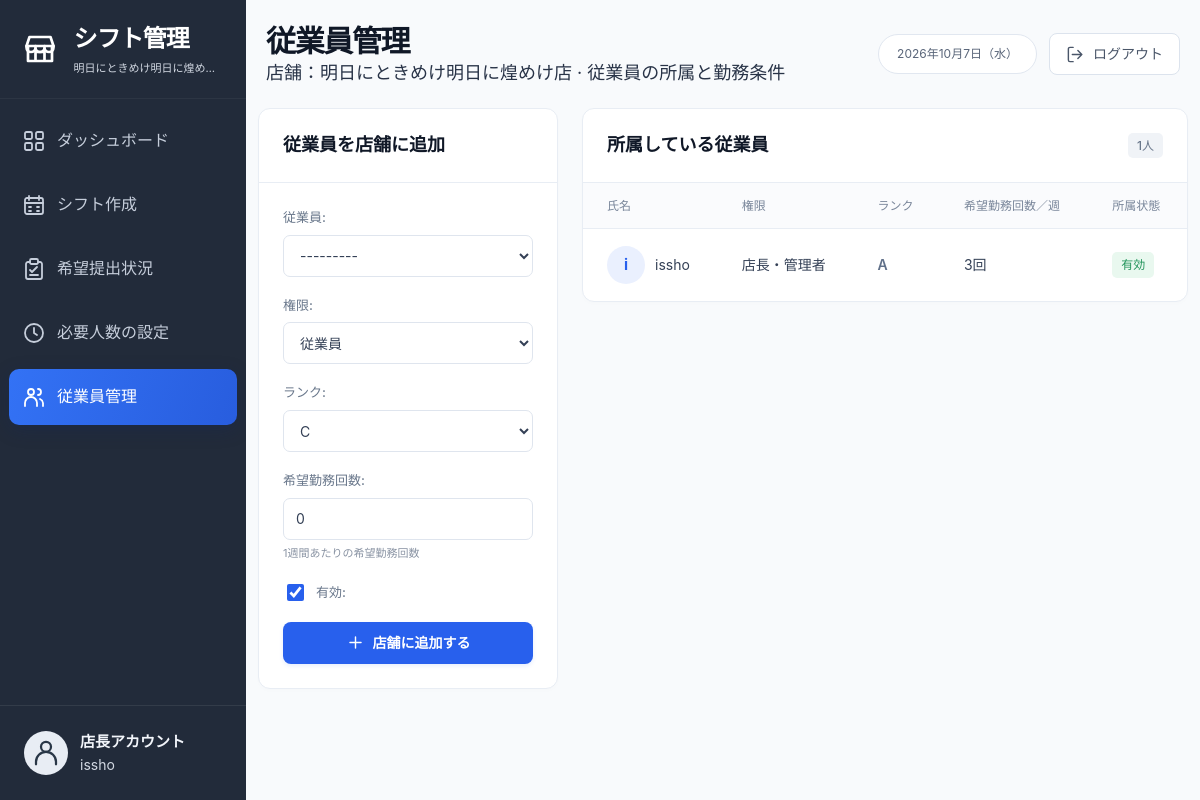
Before: /manager/staff/ (signed in) with the older database file.
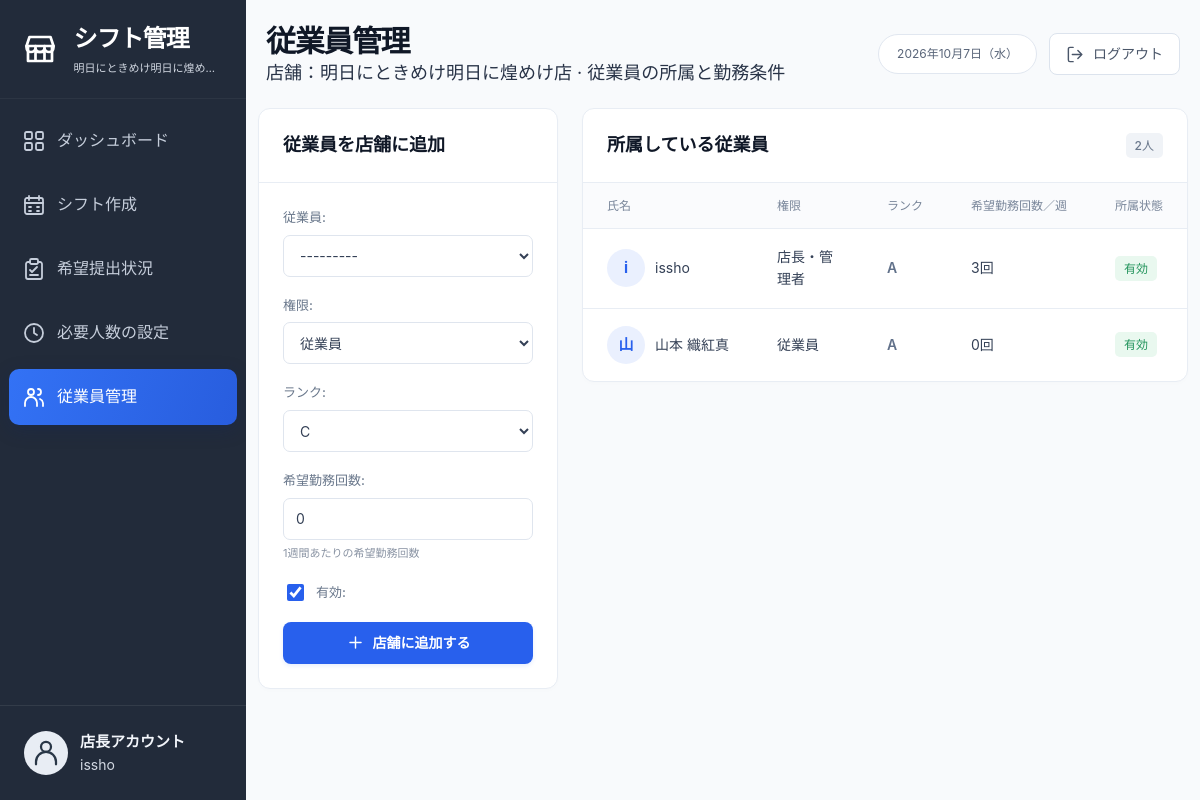
After: the same page with the newer database file.
### accounts/models.py (models this page shows, shortened)
class StoreMembership(models.Model):
    ROLE_CHOICES = [
        ("manager", "Manager"),
        ("staff", "Staff"),
    ]
    RANK_CHOICES = [
        ("A", "A"),
        ("B", "B"),
        ("C", "C"),
    ]
    user = models.ForeignKey(
        User,
        on_delete=models.CASCADE,
        related_name="store_memberships",
    )
    store = models.ForeignKey(
        Store,
        on_delete=models.CASCADE,
        related_name="memberships",
    )
    role = models.CharField(
        max_length=20,
        choices=ROLE_CHOICES,
        default="staff",
    )
    rank = models.CharField(
        max_length=1,
        choices=RANK_CHOICES,
        default="C",
    )
    desired_shifts_per_week = models.PositiveIntegerField(default=0)
    is_active = models.BooleanField(default=True)
    created_at = models.DateTimeField(auto_now_add=True)
    class Meta:
        unique_together = ("user", "store")

class User(AbstractUser):
    ROLE_CHOICES = [
        ("admin", "Admin"),
        ("staff", "Staff"),
    ]
    RANK_CHOICES = [
        ("A", "A"),
        ("B", "B"),
        ("C", "C"),
    ]
    last_name = models.CharField(
        "苗字",
        max_length=150,
        blank=True,
    )
    first_name = models.CharField(
        "名前",
        max_length=150,
        blank=True,
    )
    role = models.CharField(
        max_length=10,
        choices=ROLE_CHOICES,
        default="staff",
    )
    rank = models.CharField(
        max_length=1,
        choices=RANK_CHOICES,
        default="C",
    )
    desired_shifts_per_week = models.PositiveIntegerField(default=0)
    @property
    def full_name_japanese(self):
        full_name = f"{self.last_name} {self.first_name}".strip()
        return full_name or self.username

### manager/views.py (the view)
# urls.py: path("staff/", manager_views.staff_list, name="manager_staff_list"),
@login_required
def staff_list(request):
    manager_membership = StoreMembership.objects.filter(
        user=request.user,
        role="manager",
        is_active=True,
    ).select_related("store").first()
    if manager_membership is None:
        messages.error(request, "管理できる店舗がありません。")
        return redirect("manager_dashboard")
    store = manager_membership.store
    if request.method == "POST":
        form = StoreMembershipForm(request.POST, store=store)
        if form.is_valid():
            membership = form.save(commit=False)
            membership.store = store
            membership.save()
            messages.success(request, "従業員を店舗に追加しました。")
            return redirect("manager_staff_list")
    else:
        form = StoreMembershipForm(store=store)
    memberships = StoreMembership.objects.filter(
        store=store,
    ).select_related("user").order_by(
        "role", "user__last_name", "user__first_name", "user__username"
    )
    return render(
        request,
        "manager/staff_list.html",
        {
            "store": store,
            "form": form,
            "memberships": memberships,
        },
    )

### manager/forms.py (shortened to what this page needs)
class StoreMembershipForm(forms.ModelForm):
    user = forms.ModelChoiceField(
        queryset=User.objects.all(),
        label="従業員",
    )
    class Meta:
        model = StoreMembership
        fields = [
            "user",
            "role",
            "rank",
            "desired_shifts_per_week",
            "is_active",
        ]
        labels = {
            "role": "権限",
            "rank": "ランク",
            "desired_shifts_per_week": "希望勤務回数",
            "is_active": "有効",
        }
    def __init__(self, *args, store=None, **kwargs):
        super().__init__(*args, **kwargs)
        self.store = store
        if store is not None:
            self.instance.store = store
        self.fields["user"].queryset = User.objects.order_by(
            "last_name", "first_name", "username"
        )
        self.fields["user"].label_from_instance = (
            lambda user: user.full_name_japanese
        )
        self.fields["role"].choices = [
            ("manager", "店長・管理者"),
            ("staff", "従業員"),
        ]
        self.fields["desired_shifts_per_week"].help_text = "1週間あたりの希望勤務回数"

### templates/manager/staff_list.html (shortened to what this page needs)
{% extends "manager/base.html" %}
{% block page_title %}従業員管理{% endblock %}
{% block page_subtitle %}店舗：{{ store.name }} · 従業員の所属と勤務条件{% endblock %}
{% block content %}
<div class="staff-layout">
  <section class="panel">
    <div class="panel-heading">
      <h2>従業員を店舗に追加</h2>
    </div>
    <form class="staff-form" method="post">
      {% for field in form %}
        <div class="field">
          {% if field.name == "is_active" %}
            <div class="staff-checkbox">{{ field }}{{ field.label_tag }}</div>
          {% else %}
            {{ field.label_tag }}
            {{ field }}
          {% endif %}
          {% if field.help_text %}<p class="staff-help">{{ field.help_text }}</p>{% endif %}
        </div>
      {% endfor %}
      <button class="button button-primary" type="submit">
        <svg class="icon" aria-hidden="true"><use href="#icon-plus"></use></svg>
        店舗に追加する
      </button>
    </form>
  </section>
  <section class="panel">
    <div class="panel-heading">
      <h2>所属している従業員</h2>
      <span class="status-badge badge-muted">{{ memberships|length }}人</span>
    </div>
    <div class="table-wrap">
      <table class="data-table">
        <thead>
          <tr>
            <th scope="col">氏名</th>
            <th scope="col">権限</th>
            <th scope="col">ランク</th>
            <th scope="col">希望勤務回数／週</th>
            <th scope="col">所属状態</th>
          </tr>
        </thead>
        <tbody>
          {% for membership in memberships %}
            <tr>
              <td><div class="staff-person"><span class="avatar" aria-hidden="true">{{ membership.user.full_name_japanese|slice:":1" }}</span>{{ membership.user.full_name_japanese }}</div></td>
              <td>{% if membership.role == "manager" %}店長・管理者{% else %}従業員{% endif %}</td>
              <td><span class="staff-rank">{{ membership.rank }}</span></td>
              <td>{{ membership.desired_shifts_per_week }}回</td>
              <td><span class="status-badge {% if membership.is_active %}badge-green{% else %}badge-muted{% endif %}">{% if membership.is_active %}有効{% else %}無効{% endif %}</span></td>
            </tr>
          {% empty %}
            <tr><td class="empty-state" colspan="5">所属している従業員はいません。</td></tr>
          {% endfor %}
        </tbody>
      </table>
    </div>
  </section>
</div>
{% endblock %}

Changed rows visible on the page:
added StoreMembership: user.full_name_japanese "山", user.full_name_japanese "山本 織紅真", role "従業員", rank "A", desired_shifts_per_week "0", is_active "有効"
Other visible differences:
{{ memberships|length }}: "1" → "2"
